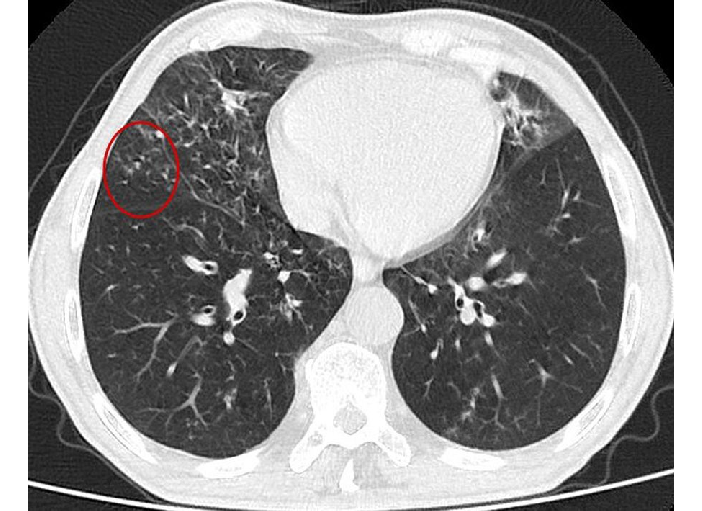
#> input picture sample/samp.png, 702 x 511 px; its folder holds only this picture in this run
$ jupyter execute --allow-errors model.ipynb
#> lines starting #> are read from the running program, lines starting #| are printed output that depends on the picture
[cell 1]
import os
import numpy as np
import cv2
from sklearn.model_selection import train_test_split
from sklearn.preprocessing import StandardScaler, LabelEncoder
from sklearn.svm import SVC
from sklearn.metrics import accuracy_score
import pickle

# Function to load and preprocess images
def load_images_from_folder(folder, image_size=(64, 64)):
    images = []
    labels = []
    for label in os.listdir(folder):
        label_folder = os.path.join(folder, label)
        for filename in os.listdir(label_folder):
            img_path = os.path.join(label_folder, filename)
            img = cv2.imread(img_path, cv2.IMREAD_GRAYSCALE)
            if img is not None:
                img_resized = cv2.resize(img, image_size)
                images.append(img_resized.flatten())
                labels.append(label)
    return np.array(images), np.array(labels)

# Load dataset
#> (the rest of this cell did not finish here and is left out)

[cell 2]
import os
import numpy as np
import pandas as pd
import cv2

# Function to load and preprocess images
def load_images_from_folder(folder, image_size=(64, 64)):
    images = []
    labels = []
    for label in os.listdir(folder):
        label_folder = os.path.join(folder, label)
        for filename in os.listdir(label_folder):
            img_path = os.path.join(label_folder, filename)
            img = cv2.imread(img_path, cv2.IMREAD_GRAYSCALE)
            if img is not None:
                img_resized = cv2.resize(img, image_size)
                images.append(img_resized.flatten())
                labels.append(label)
    return np.array(images), np.array(labels)

# Load dataset
#> (the rest of this cell did not finish here and is left out)

[cell 3]
import os
import numpy as np
import pandas as pd
import cv2

# Function to load and preprocess images
def load_images_from_folder(folder, image_size=(64, 64)):
    images = []
    labels = []
    for label in os.listdir(folder):
        label_folder = os.path.join(folder, label)
        for filename in os.listdir(label_folder):
            img_path = os.path.join(label_folder, filename)
            img = cv2.imread(img_path, cv2.IMREAD_GRAYSCALE)
            if img is not None:
                img_resized = cv2.resize(img, image_size)
                images.append(img_resized.flatten())
                labels.append(label)
    return np.array(images), np.array(labels)

# Load dataset
#> (the rest of this cell did not finish here and is left out)

[cell 4]
import numpy as np
import pandas as pd
import cv2
import os

# Load model parameters
W = np.loadtxt("softmax_weights.csv", delimiter=",")
b = np.loadtxt("softmax_bias.csv", delimiter=",")

# Load label mapping
label_mapping_df = pd.read_csv("label_mapping.csv")
#> (reads label_mapping.csv from the repository)
label_mapping = dict(zip(label_mapping_df["Index"], label_mapping_df["Label"]))

# Function to preprocess images for testing
def load_and_preprocess_image(image_path, image_size=(64, 64)):
#> called with image_path = 'sample/samp.png', image_size = (64, 64)
    img = cv2.imread(image_path, cv2.IMREAD_GRAYSCALE)
#> img: shape (511, 702); min 0, max 255, mean 145.3
    if img is not None:
        img_resized = cv2.resize(img, image_size)
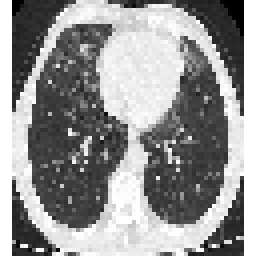
#> img_resized: shape (64, 64) (shown 4 times larger); min 0, max 255, mean 147.8
        return img_resized.flatten()
    else:
        raise ValueError(f"Image at {image_path} could not be loaded.")

# Load and preprocess new images
new_images_folder = 'sample'
new_images = []
image_paths = []
for filename in os.listdir(new_images_folder):
    img_path = os.path.join(new_images_folder, filename)
    try:
        img_processed = load_and_preprocess_image(img_path)
#> img_processed = 4096 values, max 255 at index 0, min 0 at index 3, mean 147.8
        new_images.append(img_processed)
        image_paths.append(filename)
    except ValueError as e:
        print(e)

new_images = np.array(new_images)

# Feature Scaling
X_mean = np.loadtxt("train_mean.csv", delimiter=",")
X_std = np.loadtxt("train_std.csv", delimiter=",")
new_images = (new_images - X_mean) / (X_std + 1e-8)

# Predict function using the saved model
def softmax(z):
    exp_z = np.exp(z - np.max(z, axis=1, keepdims=True))
    return exp_z / np.sum(exp_z, axis=1, keepdims=True)

def predict(X):
    z = np.dot(X, W) + b
#> z = [[-1.37, -14, 14.02, 14.24, -2.08, -10.82]]
    y_pred = softmax(z)
#> in softmax, `exp_z = np.exp(z - np.max(z, axis=1, keepdims=True))`: exp_z = [[1.66e-07, 5.43e-13, 0.796, 1, 8.17e-08, 1.31e-11]]
#> y_pred = [[9.24e-08, 3.02e-13, 0.443, 0.557, 4.55e-08, 7.29e-12]]
    return np.argmax(y_pred, axis=1)

# Predict the classes of the new images
predictions = predict(new_images)
#> predictions = [3]

# Convert predictions back to original class names
predicted_labels = [label_mapping[int(label)] for label in predictions]
#> predicted_labels = ['ChestCT']

# Display results
for img_name, label in zip(image_paths, predicted_labels):
    print(f"Image: {img_name} --> Predicted Label: {label}")
#> this loop made 1 pass
#| Image: samp.png --> Predicted Label: ChestCT
